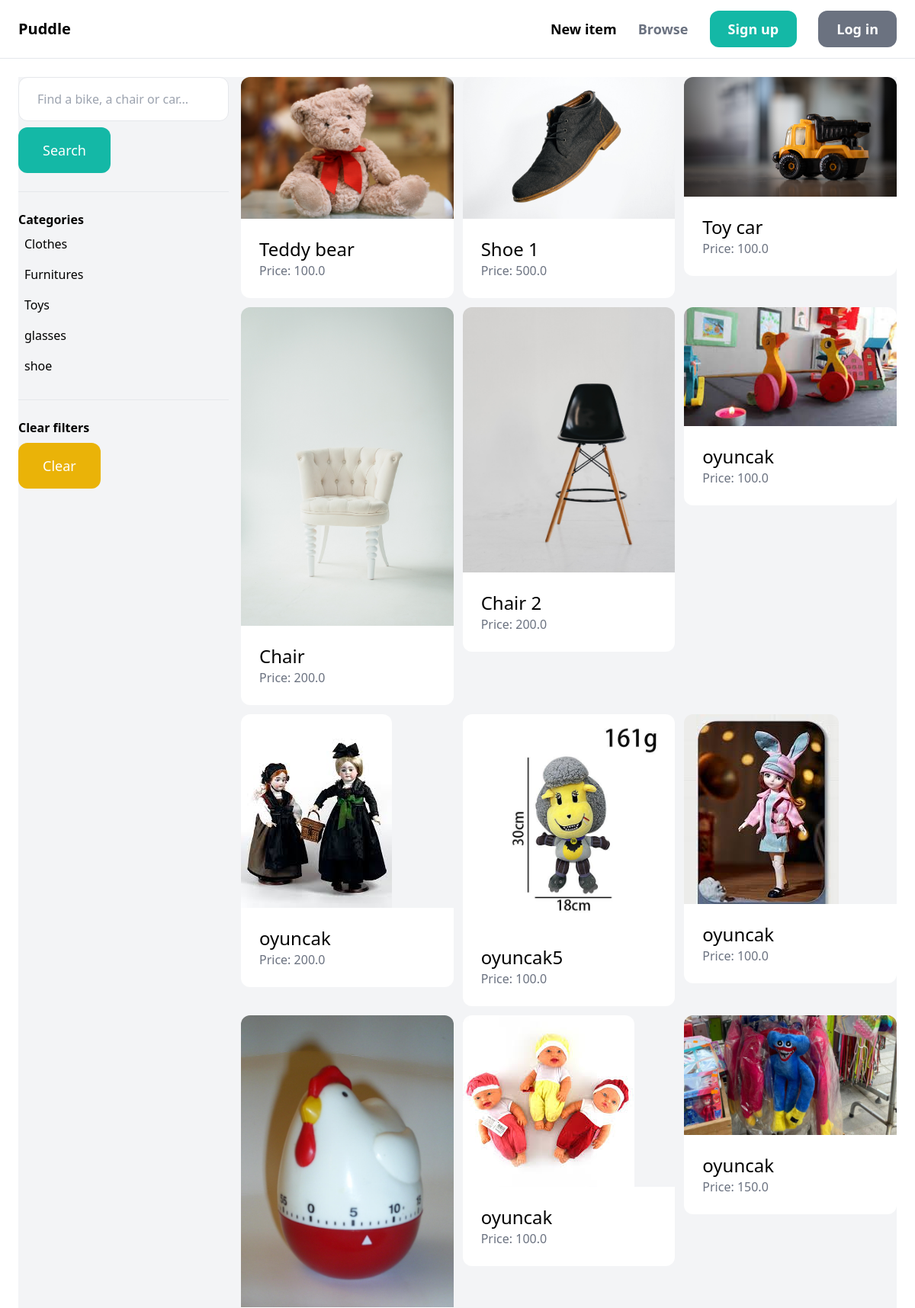
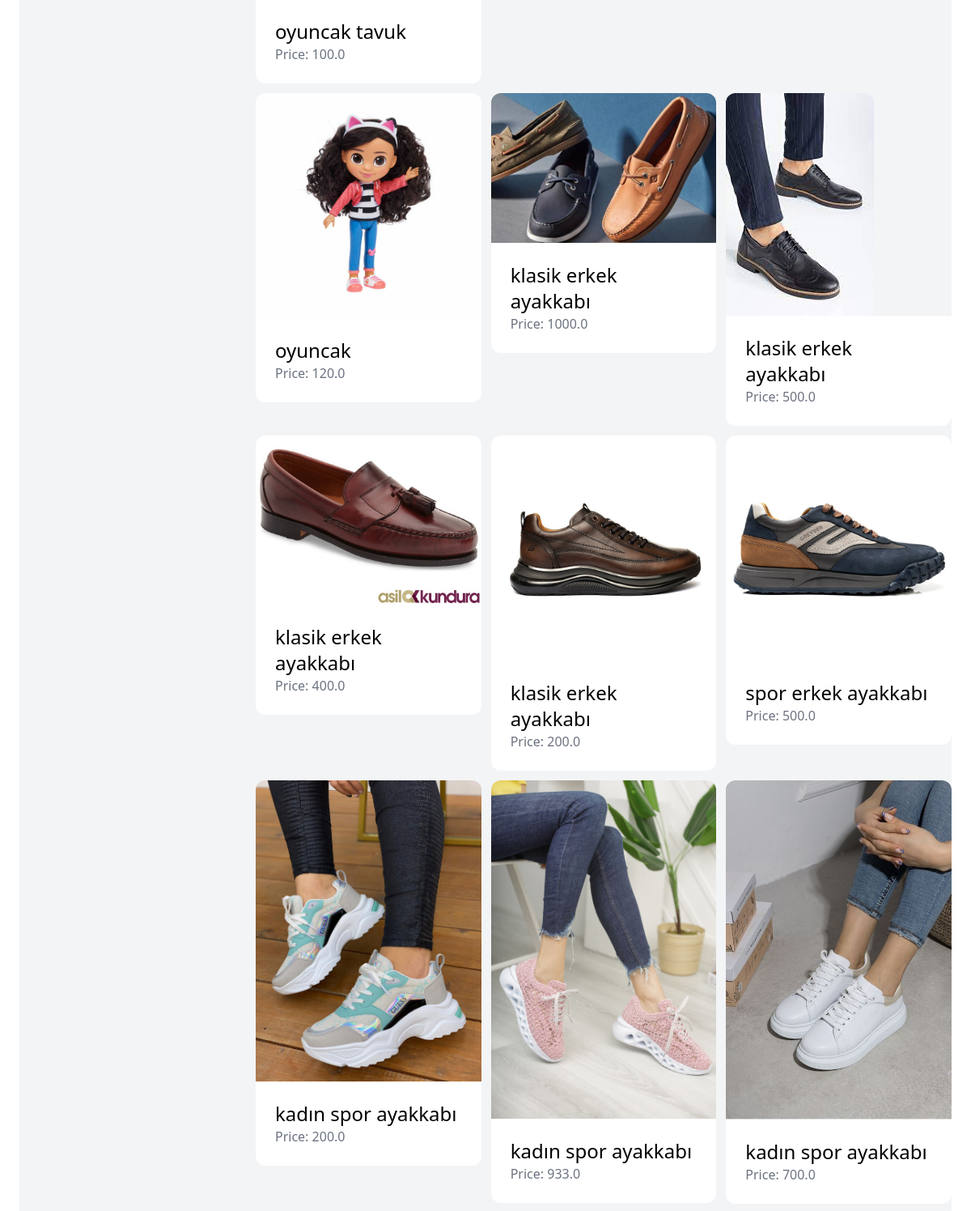
The app's page /items/ (upper part) with its own data (2 pictures, top to bottom).
### item/models.py (models this page shows, shortened)
class Category(models.Model):
    name = models.CharField(max_length=255)
    class Meta:
        ordering = ('name',)
        verbose_name_plural = 'Categories'

class Item(models.Model):
    category = models.ForeignKey(Category, related_name='items', on_delete=models.CASCADE)
    name = models.CharField(max_length=255)
    description = models.TextField(blank=True, null=True)
    price = models.FloatField()
    image = models.ImageField(upload_to='item_images', blank=True, null=True)
    is_sold = models.BooleanField(default=False)
    created_by = models.ForeignKey(User, related_name='items', on_delete=models.CASCADE)
    created_at = models.DateTimeField(auto_now_add=True)

### item/views.py (the view)
# urls.py: path('', views.items, name='items'),
def items(request):
    query = request.GET.get('query', '')
    category_id = request.GET.get('category', 0)
    categories = Category.objects.all()
    items = Item.objects.filter(is_sold=False)
    if category_id:
        items = items.filter(category_id=category_id)
    if query:
        items = items.filter(Q(name__icontains=query) | Q(description__icontains=query))
    return render(request, 'item/items.html', {
        'items': items,
        'query': query,
        'categories': categories,
        'category_id': int(category_id)
    })

### item/templates/item/items.html (shortened to what this page needs)
{% extends 'core/base.html' %}
{% block content %}
    <div class="pb-6 grid grid-cols-4 gap-4 bg-gray-100">
        <div class="col-span-1">
            <form method="get" action="{% url 'item:items' %}">
                <input name="query" class="w-full py-4 px-6 border rounded-xl" type="text" value="{{ query }}" placeholder="Find a bike, a chair or car...">
                <button class="mt-2 py-4 px-8 text-lg bg-teal-500 text-white rounded-xl">Search</button>
            </form>
            <hr class="my-6">
            <p class="font-semibold">Categories</p>
            <ul>
                {% for category in categories %}
                    <li class="py-2 px-2 rounded-xl{% if category.id == category_id %} bg-gray-200{% endif %}">
                        <a href="{% url 'item:items' %}?query={{ query }}&category={{ category.id }}">{{ category.name }}</a>
                    </li>
                {% endfor %}
            </ul>
            <hr class="my-6">
            <p class="font-semibold">Clear filters</p>
            <ul>
                <li><a href="{% url 'item:items' %}" class="mt-2 py-4 px-8 inline-block bg-yellow-500 text-lg rounded-xl text-white">Clear</a>
        </div>
        <div class="col-span-3">
            <div class="grid grid-cols-3 gap-3">
                {% for item in items %}
                    <div>
                        <a href="{% url 'item:detail' item.id %}">
                            <div>
                                <img src="{{ item.image.url }}" class="rounded-t-xl">
                            </div>
                            <div class="p-6 bg-white rounded-b-xl">
                                <h2 class="text-2xl">{{ item.name }}</h2>
                                <p class="text-gray-500">Price: {{ item.price }}</p>
                            </div>
                        </a>
                    </div>
                {% endfor %}
            </div>
        </div>
    </div>
{% endblock %}

### records on screen
Category: name "Clothes"
Category: name "Furnitures"
Category: name "Toys"
Category: name "glasses"
Category: name "shoe"
Item: image (picture), name "Teddy bear", price "100.0"
Item: image (picture), name "Shoe 1", price "500.0"
Item: image (picture), name "Toy car", price "100.0"
Item: image (picture), name "Chair", price "200.0"
Item: image (picture), name "Chair 2", price "200.0"
Item: image (picture), name "oyuncak", price "100.0"
Item: image (picture), name "oyuncak", price "200.0"
Item: image (picture), name "oyuncak5", price "100.0"
Item: image (picture), name "oyuncak", price "100.0"
Item: image (picture), name "oyuncak tavuk", price "100.0"
Item: image (picture), name "oyuncak", price "100.0"
Item: image (picture), name "oyuncak", price "150.0"
Item: image (picture), name "oyuncak", price "120.0"
Item: image (picture), name "klasik erkek ayakkabı", price "1000.0"
Item: image (picture), name "klasik erkek ayakkabı", price "500.0"
Item: image (picture), name "klasik erkek ayakkabı", price "400.0"
Item: image (picture), name "klasik erkek ayakkabı", price "200.0"
Item: image (picture), name "spor erkek ayakkabı", price "500.0"
Item: image (picture), name "kadın spor ayakkabı", price "200.0"
Item: image (picture), name "kadın spor ayakkabı", price "933.0"
Item: image (picture), name "kadın spor ayakkabı", price "700.0"
